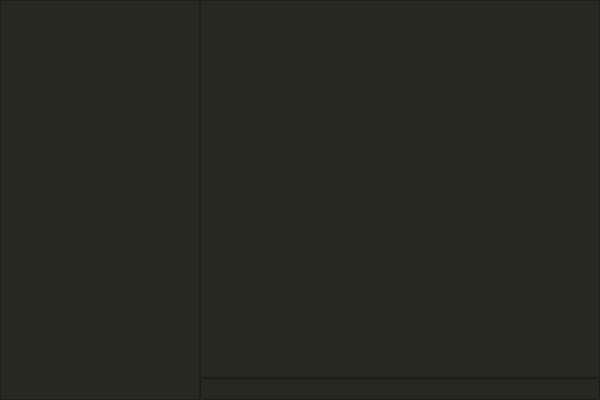
<?xml version="1.0" encoding="UTF-8"?>
<ui version="4.0">
 <class>ChatWindow</class>
 <widget class="QMainWindow" name="ChatWindow">
  <property name="geometry">
   <rect>
    <x>0</x>
    <y>0</y>
    <width>600</width>
    <height>400</height>
   </rect>
  </property>
  <property name="sizePolicy">
   <sizepolicy hsizetype="Expanding" vsizetype="Maximum">
    <horstretch>0</horstretch>
    <verstretch>0</verstretch>
   </sizepolicy>
  </property>
  <property name="windowTitle">
   <string>Chatterbox</string>
  </property>
  <widget class="QWidget" name="centralWidget">
   <property name="sizePolicy">
    <sizepolicy hsizetype="Expanding" vsizetype="Expanding">
     <horstretch>0</horstretch>
     <verstretch>0</verstretch>
    </sizepolicy>
   </property>
   <property name="autoFillBackground">
    <bool>false</bool>
   </property>
   <property name="styleSheet">
    <string notr="true">background-color : rgb(39, 40, 34);
font: 9pt &quot;Roboto Slab&quot;;
color : #FEEDDC;</string>
   </property>
   <layout class="QGridLayout" name="gridLayout">
    <property name="leftMargin">
     <number>0</number>
    </property>
    <property name="topMargin">
     <number>0</number>
    </property>
    <property name="rightMargin">
     <number>0</number>
    </property>
    <property name="bottomMargin">
     <number>0</number>
    </property>
    <property name="spacing">
     <number>0</number>
    </property>
    <item row="0" column="0">
     <layout class="QHBoxLayout" name="horizontalLayout">
      <property name="spacing">
       <number>0</number>
      </property>
      <item>
       <widget class="QListWidget" name="chatters">
        <property name="enabled">
         <bool>true</bool>
        </property>
        <property name="sizePolicy">
         <sizepolicy hsizetype="Fixed" vsizetype="Expanding">
          <horstretch>0</horstretch>
          <verstretch>0</verstretch>
         </sizepolicy>
        </property>
        <property name="maximumSize">
         <size>
          <width>200</width>
          <height>16777215</height>
         </size>
        </property>
        <property name="styleSheet">
         <string notr="true">font: 75 12pt &quot;Inconsolata&quot;;
color : #FEEDDC;
padding : 10px;</string>
        </property>
       </widget>
      </item>
      <item>
       <layout class="QVBoxLayout" name="chatBox">
        <property name="spacing">
         <number>0</number>
        </property>
        <item>
         <widget class="QListWidget" name="chatView">
          <property name="styleSheet">
           <string notr="true">font: 14pt &quot;Inconsolata&quot;;
color : #FEEDDC;
padding-left : 10px;</string>
          </property>
         </widget>
        </item>
        <item>
         <widget class="QLineEdit" name="textBox">
          <property name="styleSheet">
           <string notr="true">font: 75 12pt &quot;Inconsolata&quot;;</string>
          </property>
          <property name="text">
           <string/>
          </property>
         </widget>
        </item>
       </layout>
      </item>
     </layout>
    </item>
   </layout>
  </widget>
 </widget>
 <layoutdefault spacing="6" margin="11"/>
 <resources/>
 <connections>
  <connection>
   <sender>textBox</sender>
   <signal>returnPressed()</signal>
   <receiver>ChatWindow</receiver>
   <slot>Send()</slot>
   <hints>
    <hint type="sourcelabel">
     <x>399</x>
     <y>385</y>
    </hint>
    <hint type="destinationlabel">
     <x>299</x>
     <y>199</y>
    </hint>
   </hints>
  </connection>
 </connections>
 <slots>
  <slot>Send()</slot>
 </slots>
</ui>
